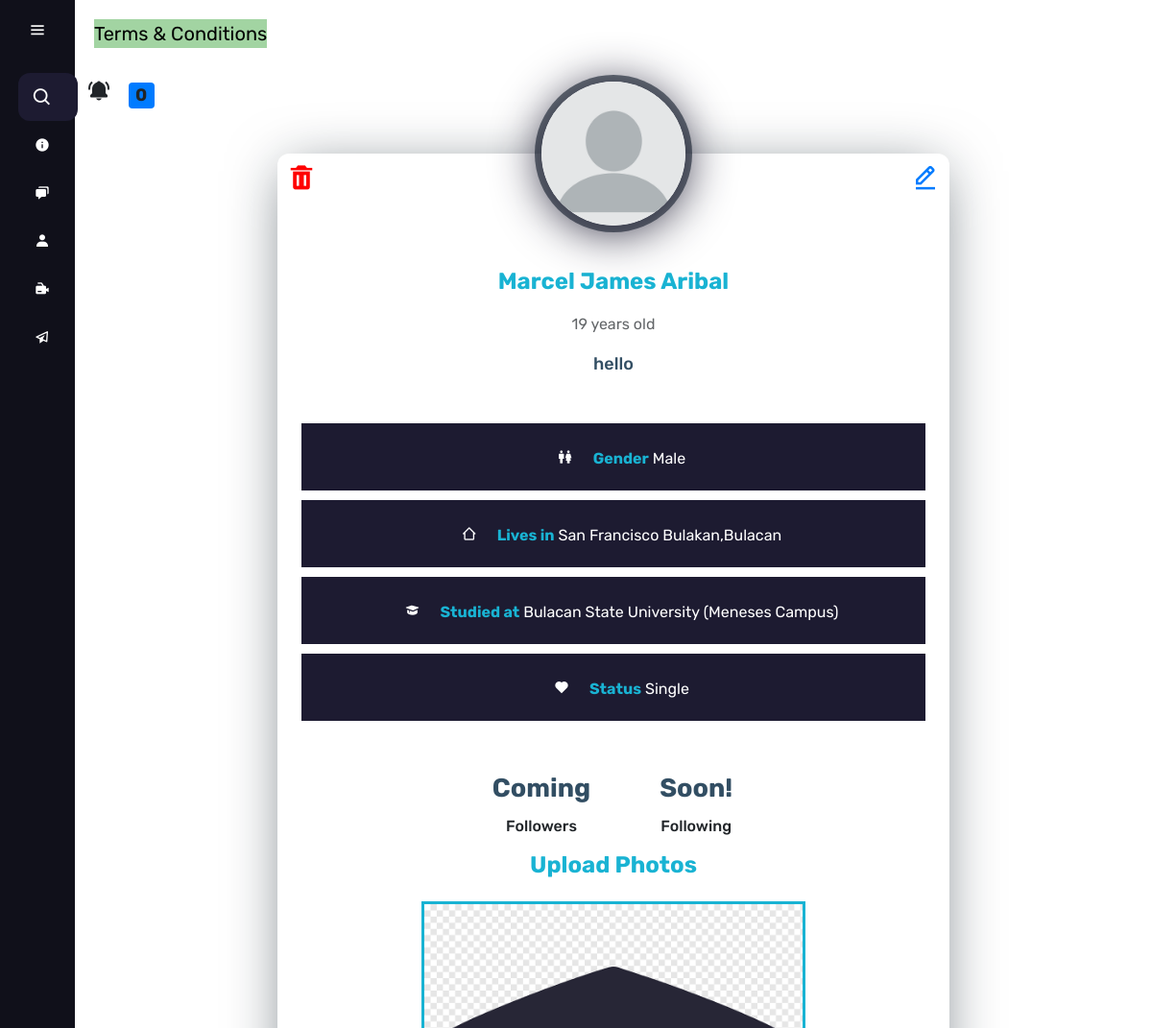
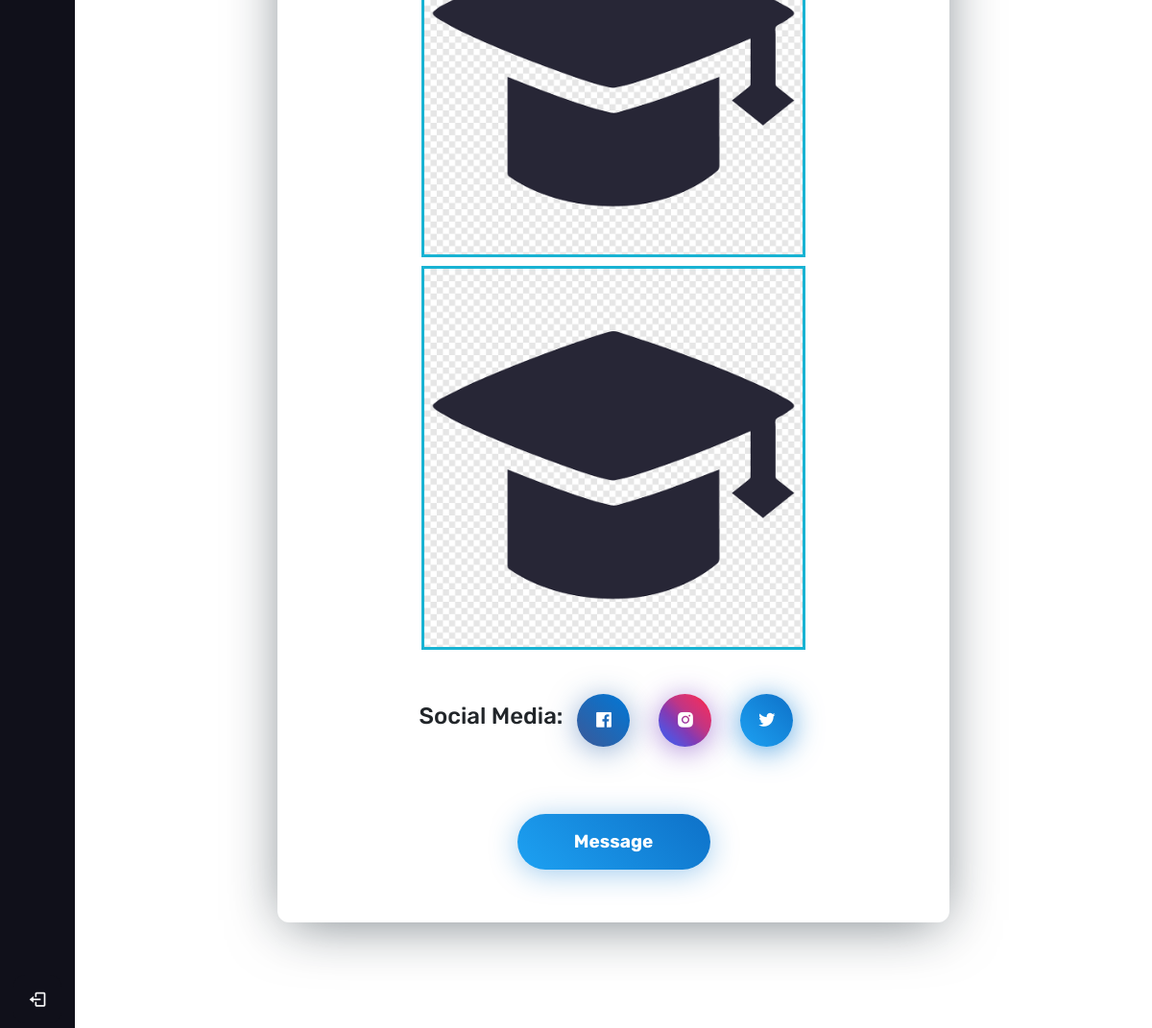
Page /see-info/1/ (signed in) on the committed database (2 pictures, top to bottom).
### web/models.py (models this page shows)
class User(AbstractUser):
    name = models.CharField(max_length=200, null= True)
    last_name = models.CharField(max_length=200, null= True , verbose_name="Last Name")
    email = models.EmailField(unique=True,null=True)
    age = models.IntegerField(null=True)
    gender = models.ForeignKey(Gender, on_delete=models.SET_NULL, null = True)
    bio = models.TextField(null=True, max_length=1000)
    fb_url = models.CharField(max_length=255, blank=True)
    insta_url = models.CharField(max_length=255, blank=True)
    twitter_url = models.CharField(max_length=255, blank=True)
    birthday = models.DateField(null=True)
    avatar = models.ImageField( default='avatar.png', upload_to='images')
    location = models.CharField(null=True, max_length=50)
    school = models.CharField(null=True, max_length=100)
    status = models.ForeignKey(Status, on_delete=models.SET_NULL, null=True, blank=True)
    created_on =models.DateTimeField(default=timezone.now)
    hobby = models.ForeignKey(Hobby, on_delete=models.SET_NULL, null = True , blank=True, verbose_name= "Whats your hobby?")
    USERNAME_FIELDS = 'email'
    REQUIRED_FIELDS = []

class Gender(models.Model):
    gender = models.CharField(max_length=10)
    def __str__(self):
        return self.gender

class Status(models.Model):
    status = models.CharField(max_length=100)
    def __str__(self):
        return self.status

class Image(models.Model):
    image = models.ImageField(upload_to = "uploads", null=True, default='avatar.png')

### web/views.py (the view)
# urls.py: path('see-info/<str:pk>/',views.see_info, name = "see-info"),
@login_required(login_url= "/login" )
def see_info(request, pk, *args, **kwargs):
    form = User.objects.get(id=pk)
    user = form.id
    user1 = Post.objects.filter(author=user).order_by('-created_on')
    context = {"form":form, 'user1':user1 }
    return render (request, 'Seemoreinfo.html',context)

### web/templatetags/custom_tags.py (called while the page is built)
@register.inclusion_tag('show_notifications.html',takes_context=True)
def show_notifications(context):
    request_user = context['request'].user
    notifications = Notification.objects.filter(to_user=request_user).exclude(user_has_seen=True).order_by('-date')
    return {'notifications':notifications}

### templates/Seemoreinfo.html (shortened to what this page needs)
{% extends 'home_login.html' %}
{% block content %}
  <div class="wrapper">
    <div class="profile-card js-profile-card">
      <div class="profile-card__img">
        {%if form.avatar%}
        <img class="round" src="{{form.avatar.url}}" alt="user" />
        {% else %}
        {% load static %}
    {%endif%}
      </div>
      <div class="profile-card__cnt js-profile-cnt">
        <div class="profile-card__name">{{form.name}} {{form.last_name}}
            {% if request.user == form %}
            <div class="">
              <a  class = "delete" href="{% url 'main:user-delete' user.id %}"><i class='bx bxs-trash'></i></a>
              <a class="set-up" href="/set-up" ><i class='bx bx-edit-alt' ></i></a>
            </div>
        {% endif %}
        </div>
        <p style="opacity: 70%;">{{form.age}} years old</p>
        <div class="profile-card__txt"><p>{{form.bio}}</p></div>
        <div class="profile-card-loc">
          <span class="profile-card-loc__icon">
            <svg class="icon"><use xlink:href="#icon-location"></use></svg>
          </span>
        </div>
          {% if form.gender%}
          <div class="text_yern">
            <i class='bx bx-male-female'></i>
              <strong>Gender</strong> {{form.gender}}
          </div>
          {% endif %}
          {% if form.location %}
          <div class="text_yern">
              <i class='bx bx-home-alt-2' ></i>
              <strong>Lives in</strong> {{form.location}}
          </div>
          {% endif %}
          {% if form.school%}
          <div class="text_yern">
              <i class='bx bxs-graduation' ></i>
              <strong>Studied at</strong> {{form.school}}
          </div>
          {% endif %}
          {% if form.status%}
          <div class="text_yern">
              <i class='bx bxs-heart'></i>
              <strong>Status</strong> {{form.status}}
          </div>
          {% endif %}
        <div class="profile-card-inf">
          <div class="profile-card-inf__item">
            <div class="profile-card-inf__title">Coming</div>
            <div class="profile-card-inf__txt">Followers</div>
          </div>
          <div class="profile-card-inf__item">
            <div class="profile-card-inf__title">Soon!</div>
            <div class="profile-card-inf__txt">Following</div>
          </div>
        </div>
        <div class="picture">
            <div class="profile-card__name">Upload Photos</div>
            {% for post in user1 %}
            <div class="row">
              <div class="upload">
                {% if post.image.count > 0 %}
                <div class="row">
                  {% for img in post.image.all %}
                    <div class="col-md-4 col-xs-12">
                      <a href = "{% url 'main:post-details' post.pk %}"><img src="{{img.image.url}}" class="img-responsive"  onerror="this.onerror=null; this.remove();" width="400"></a>
                    </div>
                    {% endfor %}
                </div>
              {% endif %}
              </div>
                {% endfor%}
        </div>
        </div>
        <div class="profile-card-social">
          {% if form.fb_url %}
          <h4>Social Media:</h4>
            <a href="{{form.fb_url}}" class="profile-card-social__item facebook">
            <span class="icon-font">
                <i class='bx bxl-facebook-square'></i>
            </span>
          </a>
          {%endif %}
          {% if form.insta_url %}
          <a href="{{form.insta_url}}" class="profile-card-social__item instagram">
            <span class="icon-font">
                <i class='bx bxl-instagram-alt' ></i>
            </span>
          </a>
          {% endif %}
          {% if form.twitter_url %}
            <a href="{{form.twitter_url}}" class="profile-card-social__item twitter" >
            <span class="icon-font">
                <i class='bx bxl-twitter'></i>
            </span>
          </a>
          {%endif%}
        </div>
        <div class="profile-card-ctr">
          <a href="/inbox/create-thread/"><button class="profile-card__button button--blue js-message-btn">Message</button></a>
        </div>
      </div>
{% endblock content %}

### templates/home_login.html (style rules this page uses)
* { margin: 0; padding: 0; box-sizing: border-box; font-family: "Rubik", sans-serif; }
body { position: relative; min-height: 100vh; width: 100%; overflow-y: scroll; }
.home_content i { height: 50px; min-width: 50px; border-radius: 12px; line-height: 50px; text-align: center; }
.wrapper { margin: 10px auto; padding: 0 10%; padding-bottom: 10px; }

### templates/Seemoreinfo.html (style rules this page uses)
html { font-family: "Rubik",sans-serif; }
a, a:hover { text-decoration: none; }
.icon { display: inline-block; width: 1em; height: 1em; stroke-width: 0; stroke: currentColor; fill: currentColor; }
.wrapper { width: 100%; width: 100%; height: auto; min-height: 70vh; padding: 50px 20px; padding-top: 10px; }
.profile-card { width: 100%; min-height: 460px; margin: auto; box-shadow: 0px 8px 60px -10px rgba(13, 28, 39, 0.6); background: #fff; border-radius: 12px; max-width: 700px; position: relative; }
.profile-card__img { width: 150px; height: 150px; margin-left: auto; margin-right: auto; transform: translateY(-50%); border-radius: 50%; overflow: hidden; position: relative; z-index: 4; box-shadow: 0px 5px 50px 0px #1d1b31, 0px 0px 0px 7px rgba(13, 28, 39, 0.6); }
.profile-card__img img { display: block; width: 100%; height: 100%; object-fit: cover; border-radius: 50%; }
.profile-card__cnt { margin-top: -35px; text-align: center; padding: 0 20px; padding-bottom: 40px; transition: all 0.3s; }
.profile-card__name { font-weight: 700; font-size: 24px; color: #19b3d3; margin-bottom: 15px; }
.profile-card__txt { font-size: 18px; font-weight: 500; color: #324e63; margin-bottom: 15px; }
.profile-card-loc { display: flex; justify-content: center; align-items: center; font-size: 18px; font-weight: 600; }
.profile-card-loc__icon { display: inline-flex; font-size: 27px; margin-right: 10px; }
.profile-card-inf { display: flex; justify-content: center; flex-wrap: wrap; align-items: flex-start; margin-top: 35px; }
.profile-card-inf__item { padding: 10px 35px; min-width: 150px; }
.profile-card-inf__title { font-weight: 700; font-size: 27px; color: #324e63; }
.profile-card-inf__txt { font-weight: 500; margin-top: 7px; }
.profile-card-social { margin-top: 25px; display: flex; justify-content: center; align-items: center; flex-wrap: wrap; }
.profile-card-social__item { display: inline-flex; width: 55px; height: 55px; margin: 15px; border-radius: 50%; align-items: center; justify-content: center; color: #fff; background: #405de6; box-shadow: 0px 7px 30px rgba(43, 98, 169, 0.5); position: relative; font-size: 21px; flex-shrink: 0; transition: all 0.3s; }
.profile-card-social__item.facebook { background: linear-gradient(45deg, #3b5998, #0078d7); box-shadow: 0px 4px 30px rgba(43, 98, 169, 0.5); }
.profile-card-social__item.twitter { background: linear-gradient(45deg, #1da1f2, #0e71c8); box-shadow: 0px 4px 30px rgba(19, 127, 212, 0.7); }
.profile-card-social__item.instagram { background: linear-gradient(45deg, #405de6, #5851db, #833ab4, #c13584, #e1306c, #fd1d1d); box-shadow: 0px 4px 30px rgba(120, 64, 190, 0.6); }
.profile-card-social .icon-font { display: inline-flex; }
.profile-card-ctr { display: flex; justify-content: center; align-items: center; margin-top: 40px; }
.profile-card__button { background: none; border: none; font-family: "Rubik", sans-serif; font-weight: 700; font-size: 19px; margin: 15px 35px; padding: 15px 40px; min-width: 201px; border-radius: 50px; min-height: 55px; color: #fff; cursor: pointer; backface-visibility: hidden; transition: all 0.3s; }
.profile-card__button:first-child { margin-left: 0; }
.profile-card__button:last-child { margin-right: 0; }
.profile-card__button.button--blue { background: linear-gradient(45deg, #1da1f2, #0e71c8); box-shadow: 0px 4px 30px rgba(19, 127, 212, 0.4); }
.picture img { display: inline-block; grid-template-columns: repeat(auto-fit, minmax(400px, auto)); grid-gap:2rem; align-items: center; margin: 3px; border:3px solid #19b3d3; }
.row { display: inline-block; background: white; padding:1px; border-radius: 5px; cursor: pointer; transition: all .40s; max-width: 30em; }
.text_yern { background-color: #1d1b31; color: white; padding: 10px 10px; border: 5px solid white; text-align: center; text-decoration: none; display: block; }
strong { color: #19b3d3; }
.delete { position: absolute; top: 0; left: 0; font-size: 30px; color: red; }
.set-up { position: absolute; top: 0; right: 0; font-size: 30px; }

### rows in the picture
User: avatar (placeholder picture), name "Marcel James", last_name "Aribal", age "19", bio "hello", gender "Male", location "San Francisco Bulakan,Bulacan", school "Bulacan State University (Meneses Campus)", status "Single"
Image: image (picture)

### other values in the picture
{{ notifications.count }} "0"
